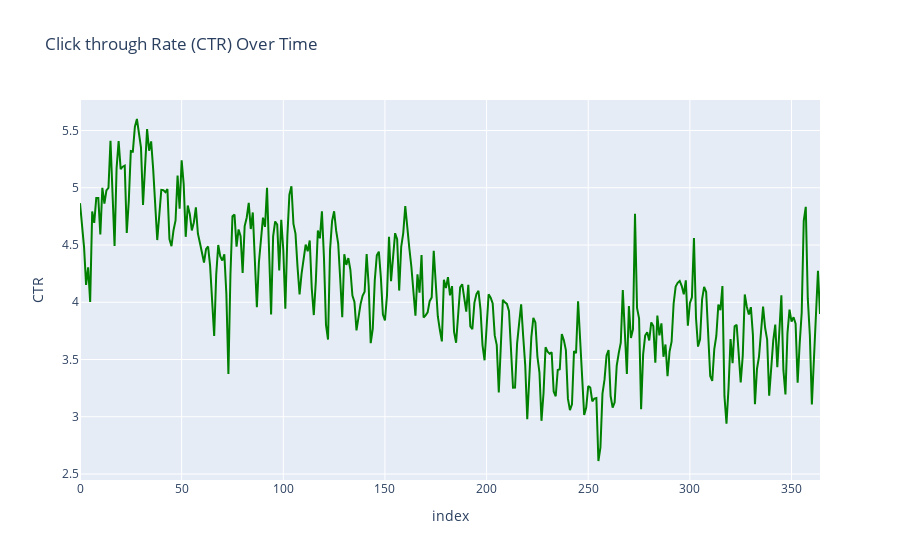

The cell this chart's notebook holds for it:
### Code cell
# Let's Caluclate and Visualize CTR over Time
data["CTR"] = data["Clicks"] / data["Impressions"] * 100
fig = px.line(data,
                 x=data.index, y=data["CTR"],
                   title="Click through Rate (CTR) Over Time")
fig.update_traces(line=dict(color="green"))
fig.show()

### Figure 1 — Plotly figure (JSON) as saved in the notebook; plotly's stock layout.template omitted (floating-point values rounded to 4 significant figures; data arrays with more than 128 entries replaced by an {"elided": "..."} marker saying what was removed)
{"data": [{"hovertemplate": "index=%{x}<br>CTR=%{y}<extra></extra>", "legendgroup": "", "line": {"color": "green", "dash": "solid"}, "marker": {"symbol": "circle"}, "mode": "lines", "name": "", "orientation": "v", "showlegend": false, "type": "scatter", "x": {"elided": "365 int values"}, "xaxis": "x", "y": {"elided": "365 float values"}, "yaxis": "y"}], "layout": {"legend": {"tracegroupgap": 0}, "title": {"text": "Click through Rate (CTR) Over Time"}, "xaxis": {"anchor": "y", "domain": [0, 1], "title": {"text": "index"}}, "yaxis": {"anchor": "x", "domain": [0, 1], "title": {"text": "CTR"}}}}
